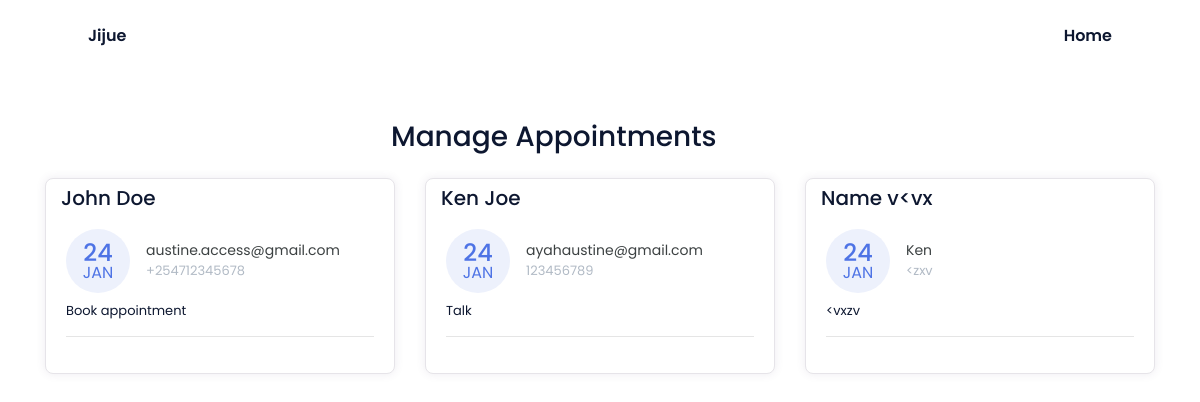
The page /manage-appointments/ on the database its author committed.
### base/models.py (models this page shows, shortened)
class Appointment(models.Model):
    first_name = models.CharField(max_length=50)
    last_name = models.CharField(max_length=50)
    email = models.CharField(max_length=50)
    phone = models.CharField(max_length=50)
    request = models.TextField(blank=True)
    sent_date = models.DateField(auto_now_add=True)
    accepted = models.BooleanField(default=False)
    accepted_date = models.DateField(auto_now_add=False, null=True, blank=True)
    class Meta:
        ordering = ["-sent_date"]

### base/views.py (the view, shortened to what this page needs)
class ManageAppointmentTemplateView(ListView):
    template_name = "manage-appointments.html"
    model = Appointment
    context_object_name = "appointments"
    login_required = True
    paginate_by = 3
    def get_context_data(self, *args, **kwargs):
        context = super().get_context_data(*args, **kwargs)
        appointments = Appointment.objects.all()
        context.update({
            "title": "Manage Appointments"
        })
        return context

### templates/manage-appointments.html (shortened to what this page needs)
{% extends 'base.html' %}
{% block cta %}
{% block content %}
    <div class="container mt-5">
        <div class="col-11 text-center mt-4 mb-4">
            <h3>
                Manage Appointments
            </h3>
        </div>
        <div class="row">
        {% for app in appointments %}
            <div class="col-lg-4">
                <div class="card card-margin">
                    <div class="card-header no-border">
                        <h5 class="card-title">{{app.first_name}} {{app.last_name}}</h5>
                    </div>
                    <div class="card-body pt-0">
                        <div class="widget-49">
                            <div class="widget-49-title-wrapper">
                                <div class="widget-49-date-primary">
                                    <span class="widget-49-date-day">{{app.sent_date|date:"d"}}</span>
                                    <span class="widget-49-date-month">{{app.sent_date|date:"M"}}</span>
                                </div>
                                <div class="widget-49-meeting-info">
                                    <span class="widget-49-pro-title">{{app.email}}</span>
                                    <span class="widget-49-meeting-time">{{app.phone}}</span>
                                </div>
                            </div>
                            <div class="widget-49-meeting-points">
                                <span>{{app.request}}</span>
                            </div>
                            <hr class="w-100">
                        </div>
                    </div>
                </div>
            </div>
        {% endfor %}
        </div>
{% endblock content %}
{% endblock cta %}

### templates/base.html (shortened to what this page needs)
{% load static %}
<!DOCTYPE html>
<html lang="en">
  <head>
    <link href="{% static 'css/bootstrap.min.css' %}" rel="stylesheet" />
    <link href="{% static 'css/bootstrap.css' %}" rel="stylesheet" />
    <link href="{% static 'styles/style.css' %}" rel="stylesheet" />
    <link
      rel="stylesheet"
      href="https://cdnjs.cloudflare.com/ajax/libs/font-awesome/5.15.3/css/all.min.css"
    />
    <link rel="stylesheet" href="{% static 'css/styles.css' %}" />
  </head>
  <body>
  <header>
      <nav class="nav bd-grid">
        <div>
            <a href="#" class="nav__logo">Jijue</a>
        </div>
        <div class="nav__menu" id="nav-menu">
            <ul class="nav__list">
                <li class="nav__item"><a href="/" class="nav__link">Home</a></li>
            </ul>
        </div>
    </nav>
  </header>
      {% block cta %}{% endblock cta %}
    </div>
  </body>
</html>

### static/styles/style.css (style rules this page uses)
:root { --header-height: 3rem; --font-semi: 600; --hue-color: 224; --first-color: hsl(var(--hue-color), 89%, 60%); --second-color: hsl(var(--hue-color), 56%, 12%); --body-font: 'Poppins', sans-serif; --big-font-size: 2rem; --h2-font-size: 1.25rem; --normal-font-size: .938rem; --smaller-font-size: .75rem; --mb-2: 1rem; --mb-4: 2rem; --mb-5: 2.5rem; --mb-6: 3rem; --z-back: -10; --z-fixed: 100; }
@media screen and (min-width: 968px) { :root { --big-font-size: 3.5rem; --h2-font-size: 2rem; --normal-font-size: 1rem; --smaller-font-size: .875rem; } }
html { scroll-behavior: smooth; }
body { margin: var(--header-height) 0 0 0; font-family: var(--body-font); font-size: var(--normal-font-size); color: var(--second-color); }
ul { margin: 0; padding: 0; list-style: none; }
a { text-decoration: none; }
.bd-grid { max-width: 1024px; display: grid; margin-left: var(--mb-2); margin-right: var(--mb-2); }
.nav { height: var(--header-height); display: flex; justify-content: space-between; align-items: center; font-weight: var(--font-semi); }
.nav__item { margin-bottom: var(--mb-4); }
.nav__link { position: relative; color: #fff; }
.nav__logo { color: var(--second-color); }
@media screen and (min-width: 768px) { body { margin: 0; } }
@media screen and (min-width: 768px) { .nav { height: calc(var(--header-height) + 1.5rem); } }
@media screen and (min-width: 768px) { .nav__list { display: flex; padding-top: 0; } }
@media screen and (min-width: 768px) { .nav__item { margin-left: var(--mb-6); margin-bottom: 0; } }
@media screen and (min-width: 768px) { .nav__link { color: var(--second-color); } }
@media screen and (min-width: 992px) { .bd-grid { margin-left: auto; margin-right: auto; } }

### rows shown on the page
Appointment: first_name "John", last_name "Doe", sent_date "24", sent_date "JAN", email "austine.access@gmail.com", phone "+254712345678", request "Book appointment"
Appointment: first_name "Ken", last_name "Joe", sent_date "24", sent_date "JAN", email "ayahaustine@gmail.com", phone "123456789", request "Talk"
Appointment: first_name "Name", last_name "v<vx", sent_date "24", sent_date "JAN", email "Ken", phone "<zxv", request "<vxzv"
